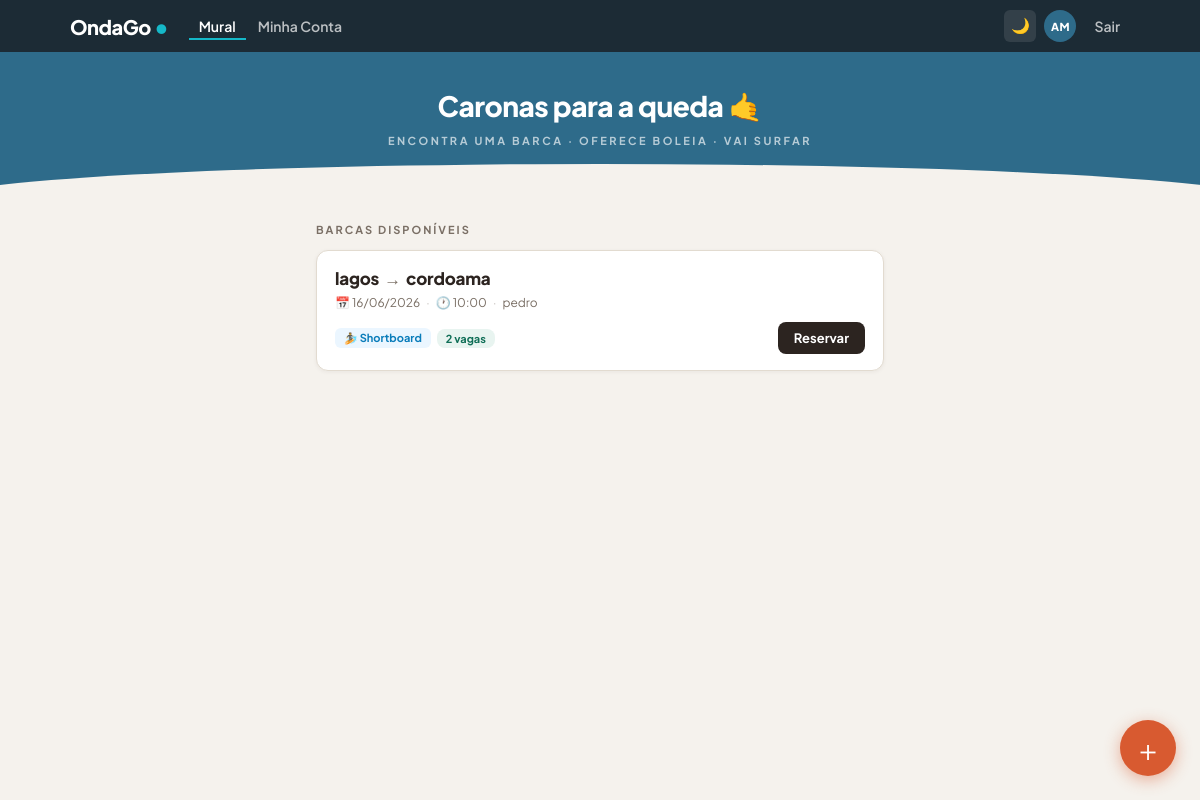
Page / (signed in) on the committed database.
### models.py (models this page shows, shortened)
class Usuario(UserMixin, db.Model):
    __tablename__ = 'usuarios'
    id         = db.Column(db.Integer, primary_key=True)
    nome       = db.Column(db.String(100), nullable=False)
    email      = db.Column(db.String(150), unique=True, nullable=False)
    telefone   = db.Column(db.String(20), nullable=False)
    nivel      = db.Column(db.String(30), default='Iniciante')
    foto_url   = db.Column(db.String(300), default='')
    senha_hash = db.Column(db.String(256), nullable=False)
    criado_em  = db.Column(db.DateTime, default=datetime.utcnow)
    caronas    = db.relationship('Carona', backref='motorista', lazy=True)
    reservas   = db.relationship('Reserva', backref='passageiro', lazy=True)
    @property
    def media_avaliacao(self):
        from sqlalchemy import func
        result = db.session.query(func.avg(Avaliacao.nota)).filter_by(avaliado_id=self.id).scalar()
        return round(result, 1) if result else None

class Carona(db.Model):
    __tablename__ = 'caronas'
    id            = db.Column(db.Integer, primary_key=True)
    motorista_id  = db.Column(db.Integer, db.ForeignKey('usuarios.id'), nullable=False)
    ponto_partida = db.Column(db.String(100), nullable=False)
    destino       = db.Column(db.String(100), nullable=False)
    data          = db.Column(db.String(10), nullable=False)
    hora          = db.Column(db.String(5), nullable=False)
    vagas_totais  = db.Column(db.Integer, nullable=False)
    tipo_prancha  = db.Column(db.String(30), default='Qualquer')
    criado_em     = db.Column(db.DateTime, default=datetime.utcnow)
    reservas      = db.relationship('Reserva', backref='carona', lazy=True)
    @property
    def vagas_disponiveis(self):
        return self.vagas_totais - len(self.reservas)
    @property
    def lotado(self):
        return self.vagas_disponiveis == 0
    @property
    def expirada(self):
        try:
            dt = datetime.strptime(f"{self.data} {self.hora}", "%d/%m/%Y %H:%M")
            return datetime.now() > dt
        except:
            return False

### app.py (the view)
@app.route('/')
def index():
    caronas = Carona.query.all()
    activas = [c for c in caronas if not c.expirada]
    return render_template('index.html', caronas=activas)

### app.py (called while the page is built)
@login_manager.user_loader
def load_user(user_id):
    return Usuario.query.get(int(user_id))

@app.context_processor
def utility_processor():
    def media_avaliacoes(usuario_id, tipo):
        avals = Avaliacao.query.filter_by(avaliado_id=usuario_id, tipo=tipo).all()
        if not avals:
            return None
        return round(sum(a.nota for a in avals) / len(avals), 1)
    def total_avaliacoes(usuario_id, tipo):
        return Avaliacao.query.filter_by(avaliado_id=usuario_id, tipo=tipo).count()
    return dict(media_avaliacoes=media_avaliacoes, total_avaliacoes=total_avaliacoes)

### templates/index.html (shortened to what this page needs)
{% extends "base.html" %}
{% block content %}
<div class="hero">
    <h2>Caronas para a queda 🤙</h2>
    <p>Encontra uma barca · oferece boleia · vai surfar</p>
</div>
<div class="container">
    <p class="section-title">Barcas disponíveis</p>
    {% if caronas %}
        {% for c in caronas %}
        <div class="barca-card" onclick="location.href='/reservar/{{ c.id }}'">
            <div class="card-route">
                {{ c.ponto_partida }}<span class="route-arrow">→</span>{{ c.destino }}
            </div>
            <div class="card-meta">
                📅 {{ c.data }}
                <span class="meta-sep">·</span>
                🕐 {{ c.hora }}
                <span class="meta-sep">·</span>
                {{ c.motorista.nome.split()[0] }}{% if c.motorista.media_avaliacao %}<span class="meta-rating">⭐ {{ c.motorista.media_avaliacao }}</span>{% endif %}
            </div>
            <div class="card-bottom">
                <div class="card-tags">
                    <span class="tag-prancha">🏄 {{ c.tipo_prancha }}</span>
                    {% if c.lotado %}
                        <span class="badge-lotada">Lotada</span>
                    {% else %}
                        <span class="badge-vagas">{{ c.vagas_disponiveis }} vagas</span>
                    {% endif %}
                </div>
                {% if not c.lotado %}
                    <a href="/reservar/{{ c.id }}" class="btn-reservar" onclick="event.stopPropagation()">Reservar</a>
                {% endif %}
            </div>
        </div>
        {% endfor %}
    {% endif %}
</div>
{% if current_user.is_authenticated %}
<a href="/nova" class="fab" title="Publicar barca">+</a>
{% endif %}
{% endblock %}

### templates/base.html (shortened to what this page needs)
<!DOCTYPE html>
<html lang="pt" data-theme="light">
<head>
</head>
<body>
<nav class="navbar">
    <div class="nav-inner">
        <a href="/" class="nav-logo">OndaGo<span class="logo-dot">•</span></a>
        <div class="nav-links" id="nav-links">
            <a href="/"
               class="nav-link {% if request.endpoint == 'index' %}active{% endif %}">Mural</a>
            {% if current_user.is_authenticated %}
                <a href="/minha_conta"
                   class="nav-link {% if request.endpoint == 'minha_conta' %}active{% endif %}">Minha Conta</a>
            {% endif %}
        </div>
        <div class="nav-right">
            <button class="theme-toggle" id="theme-btn" onclick="toggleTheme()" title="Modo escuro">🌙</button>
            {% if current_user.is_authenticated %}
                <div class="nav-avatar" title="{{ current_user.nome }}">{{ current_user.nome.split()[0][0] }}{% if current_user.nome.split()|length > 1 %}{{ current_user.nome.split()[-1][0] }}{% endif %}</div>
                <a href="/logout" class="nav-link">Sair</a>
            {% else %}
                <a href="/login"
                   class="nav-link {% if request.endpoint == 'login' %}active{% endif %}">Entrar</a>
                <a href="/registro" class="nav-btn">Criar conta</a>
            {% endif %}
        </div>
    </div>
</nav>
{% block content %}{% endblock %}
</body>
</html>

### templates/base.html (style rules this page uses)
:root { --bg: #F5F2ED; --card: #ffffff; --text: #2C2420; --text-muted: #7A6F65; --border: #E2DBD0; --shadow: rgba(44,36,32,0.06); --nav: #1C2B35; --teal: #15B8C8; --hero: #2E6B8A; --green: #0F6E56; --green-light: #E8F4F0; --red: #c62828; --red-light: #fdecea; --orange: #D85A30; }
* { margin: 0; padding: 0; box-sizing: border-box; }
body { font-family: 'Plus Jakarta Sans', sans-serif; background: var(--bg); color: var(--text); transition: background 0.3s, color 0.3s; }
.navbar { background: #1C2B35; height: 52px; width: 100%; position: sticky; top: 0; z-index: 200; }
.nav-inner { max-width: 1100px; margin: 0 auto; height: 100%; padding: 0 20px; display: flex; align-items: center; gap: 20px; }
.nav-logo { font-size: 20px; font-weight: 800; color: #ffffff; text-decoration: none; letter-spacing: -0.5px; flex-shrink: 0; display: flex; align-items: baseline; gap: 3px; }
.logo-dot { color: #15B8C8; font-size: 22px; line-height: 1; }
.nav-links { display: flex; align-items: center; gap: 2px; flex: 1; }
.nav-link { color: rgba(255,255,255,0.7); text-decoration: none; font-size: 14px; font-weight: 600; padding: 5px 10px; border-radius: 6px; transition: color 0.15s; white-space: nowrap; }
.nav-link.active { color: #ffffff; border-bottom: 2px solid #15B8C8; border-radius: 0; padding-bottom: 3px; }
.nav-right { display: flex; align-items: center; gap: 8px; flex-shrink: 0; }
.theme-toggle { background: rgba(255,255,255,0.1); border: none; color: white; width: 32px; height: 32px; border-radius: 6px; cursor: pointer; font-size: 15px; display: flex; align-items: center; justify-content: center; transition: background 0.15s; }
.nav-avatar { width: 32px; height: 32px; border-radius: 50%; background: #2E6B8A; color: #ffffff; font-size: 11px; font-weight: 800; letter-spacing: 0.5px; display: flex; align-items: center; justify-content: center; flex-shrink: 0; text-transform: uppercase; }

### templates/index.html (style rules this page uses)
.hero { background: #2E6B8A; color: white; text-align: center; padding: 36px 20px 52px; position: relative; }
.hero::after { content: ''; position: absolute; bottom: -1px; left: 0; right: 0; height: 36px; background: var(--bg); clip-path: ellipse(55% 100% at 50% 100%); transition: background 0.3s; }
.hero h2 { font-size: 28px; font-weight: 800; letter-spacing: -0.5px; margin-bottom: 10px; }
.hero p { font-size: 11px; font-weight: 700; letter-spacing: 2.5px; text-transform: uppercase; opacity: 0.65; }
.container { max-width: 600px; margin: 24px auto 100px; padding: 0 16px; }
.section-title { font-size: 11px; font-weight: 700; color: var(--text-muted); text-transform: uppercase; letter-spacing: 2px; margin-bottom: 14px; }
.barca-card { background: var(--card); border-radius: 12px; padding: 16px 18px; margin-bottom: 8px; border: 0.5px solid var(--border); box-shadow: 0 1px 4px var(--shadow); cursor: pointer; transition: box-shadow 0.2s, transform 0.15s; }
.card-route { font-size: 17px; font-weight: 800; color: var(--text); letter-spacing: -0.2px; white-space: nowrap; overflow: hidden; text-overflow: ellipsis; margin-bottom: 5px; }
.route-arrow { color: var(--text-muted); font-weight: 400; margin: 0 5px; }
.card-meta { font-size: 12px; color: var(--text-muted); margin-bottom: 12px; white-space: nowrap; overflow: hidden; text-overflow: ellipsis; }
.meta-sep { margin: 0 4px; opacity: 0.45; }
.card-bottom { display: flex; align-items: center; justify-content: space-between; gap: 8px; }
.card-tags { display: flex; align-items: center; gap: 6px; flex-wrap: wrap; }
.tag-prancha { font-size: 11px; font-weight: 700; color: #097CBA; background: #EBF6FF; padding: 3px 9px; border-radius: 6px; }
.badge-vagas { font-size: 11px; font-weight: 700; color: #0F6E56; background: #E8F4F0; padding: 3px 9px; border-radius: 8px; white-space: nowrap; }
.btn-reservar { background: var(--text); color: white; padding: 8px 16px; border-radius: 8px; text-decoration: none; font-weight: 700; font-size: 13px; white-space: nowrap; flex-shrink: 0; transition: opacity 0.15s; }
.fab { position: fixed; bottom: 24px; right: 24px; width: 56px; height: 56px; background: #D85A30; color: white; border-radius: 50%; display: flex; align-items: center; justify-content: center; font-size: 30px; font-weight: 300; line-height: 1; text-decoration: none; box-shadow: 0 4px 16px rgba(216,90,48,0.45); z-index: 99; transition: transform 0.15s, box-shadow 0.15s; }

### rows in the picture
Usuario: nome "A", nome "M"
Carona: ponto_partida "lagos", destino "cordoama", data "16/06/2026", hora "10:00", motorista.nome "pedro", tipo_prancha "Shortboard", vagas_disponiveis "2"
